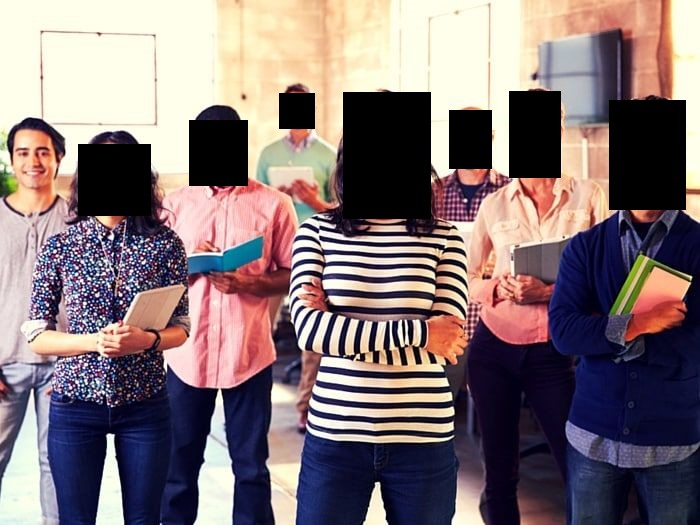
//> input picture Resources/personas1.jpg, 700 x 525 px
$ ./FaceRecognition   (built with g++ and OpenCV 4)
//> lines starting //> are read from the running program, lines starting //| are printed output that depends on the picture; after the words box and inside, x2 and y2 are one past the last pixel; in counts of white or black regions, pixels touching at a corner belong together
### Node.h
#ifndef Node_HEADER
#define Node_HEADER
#include "Identity.h"

class Node {

private:

	Identity* data;
	Node* next;
	Node* previous;

public:

	Node();

	Node(Identity* data);

	~Node();

	Identity* getData();

	Node* getNext();

	Node* getPrevious();

	void setData(Identity* data);

	void setNext(Node* next);

	void setPrevious(Node* previous);

};

#endif

### LinkedList.h
#ifndef LinkedList_HEADER
#define LinkedList_HEADER
#include <iostream>
#include "Node.h"

class LinkedList {

private:

	Node* first;
	int size;

public:

	LinkedList();

	~LinkedList();

	Node* getFirst();

	Identity* getX(int x);

	int getSize();

	bool isEmpty();

	bool add(Identity* identity);

	bool remove(int position);

};

#endif

### Identity.h
#ifndef Identity_HEADER
#define Identity_HEADER
#include <opencv2/opencv.hpp>
#include <string>

using cv::Mat;
using std::string;

class Identity {

private:

	Mat image;
	string label;

public:

	Identity();

	Identity(Mat image, string label);

	~Identity();

	Mat getImage();

	string getLabel();

	void setImage(Mat image);

	void setLabel(string label);

};

#endif

### LinkedList.cpp
#include <iostream>
#include "LinkedList.h"
#include "Node.h"

LinkedList::LinkedList() {

	this->first = nullptr;
	this->size = 0;

}

LinkedList::~LinkedList() {

}

// [131 lines left out: functions getFirst, getX, getSize, isEmpty, add, remove, not called in this run]

### FaceRecognition.cpp
#include <opencv2/opencv.hpp>
#include <vector>
#include <string>
#include <opencv2/opencv.hpp>
#include <vector>
#include <string>
#include <fstream>
#include "Identity.h"
#include "LinkedList.h"

// Components used
using cv::Mat;
using cv::waitKey;
using cv::CascadeClassifier;
using cv::COLOR_BGR2GRAY;
using cv::Size;
using cv::Rect;
using cv::Scalar;
using cv::Point;
using cv::imread;
using std::vector;
using std::string;
using std::cout;
using std::endl;
using std::stringstream;
using cv::imwrite;
using std::to_string;
using cv::putText;

int main() {


	// ---INITIALIZE COMPONENTS---
	vector<Mat> images(7);
	vector<string> labels(7);
	string filename;
	string name;
	string filenumber;

	LinkedList* list = new LinkedList();

	// Scale for data processing
	double scale = 1.5;

	// Pre-trained machine learning model to detect faces
	CascadeClassifier faceCascade;
	faceCascade.load("C:/opencv/build/etc/haarcascades/haarcascade_frontalface_alt.xml");

	// Open the image

	vector<string> paths(7);
	paths[0] = "Resources/personas1.jpg";
	paths[1] = "Resources/personas2.jpg";
	paths[2] = "Resources/personas3.jpg";
	paths[3] = "Resources/personas4.jpg";
	paths[4] = "Resources/personas5.jpg";
	paths[5] = "Resources/personas6.jpg";
	paths[6] = "Resources/personas7.jpg";

	// ---PROCESS AND SHOW FRAMES---

	for (int i = 0; i < paths.size(); i++) {

		// Matrix to store the image
		Mat frame = imread(paths[i]);
//> frame is the input picture: 525 rows x 700 cols, CV_8UC3; mean B, G, R 118.2, 116.2, 131.9

		// Matrix to store the image on gray-scale color
		Mat grayscale;

		//Matrix to store the face cropped
		Mat croppedFace;

		// Convert the color of 'frame' to gray-scale and store it in 'grayscale'
		cvtColor(frame, grayscale, COLOR_BGR2GRAY);
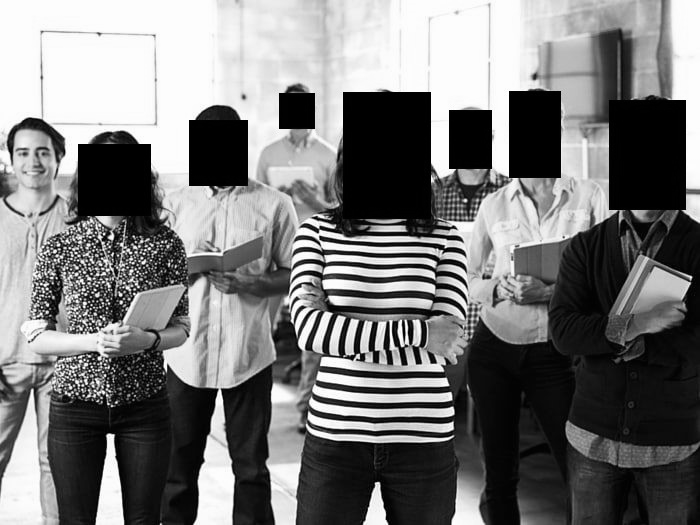
//> grayscale: 525 rows x 700 cols, CV_8UC1; min 0, max 255, mean 121.1
		// Resize the image to make the process more efficient
		resize(grayscale, grayscale, Size(grayscale.size().width / scale, grayscale.size().height / scale));
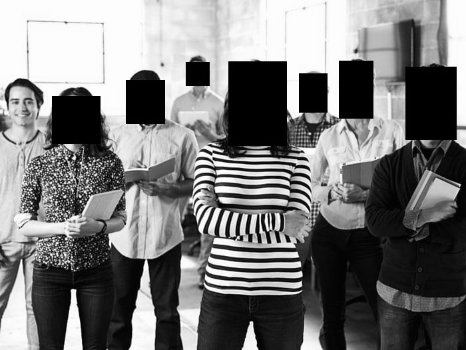
//> grayscale: 350 rows x 466 cols, CV_8UC1; min 0, max 254, mean 121.1

		// Vector to store the area of the detected face
		vector<Rect> faces;

		// Detect and store the face in 'faces' as a list of rectangles
		faceCascade.detectMultiScale(grayscale, faces, 1.02, 3);
//> faces = 1 Rect (x, y, width, height): [4, 87, 38, 38]

		for (int r = 0; r < faces.size(); r++) {

			int x = faces[r].x * scale;
			int y = faces[r].y * scale;
			int w = faces[r].width * scale;
			int h = faces[r].height * scale;

			croppedFace = frame(Rect(x, y, w, h));

			images[r] = croppedFace;

			filenumber = to_string(r);
			labels[r] = filenumber;

			stringstream ssfn;
			filename = "Resources\\Faces\\";
			ssfn << filename.c_str() << name << filenumber << ".jpg";
			filename = ssfn.str();
			imwrite(filename, croppedFace);

		}
//> this loop made 1 pass
//> (x, y, w, h) on pass 1: (6, 130, 57, 57)
//> pass 1, `croppedFace = frame(Rect(x, y, w, h));`:
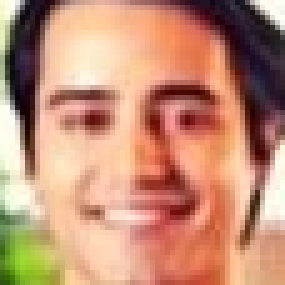
//> croppedFace: 57 rows x 57 cols, CV_8UC3 (shown 5 times larger); mean B, G, R 117.4, 143.1, 195.1

		// For every rectangle in the face region
		for (Rect area : faces) {

			// Set the color to use (red)
			Scalar drawColor = Scalar(0, 0, 255);

			// Draws a rectangle around the area detected as a face
			rectangle(frame,
				Point(cvRound(area.x * scale), cvRound(area.y * scale)),
				Point(cvRound((area.x + area.width - 1) * scale), cvRound((area.y + area.height - 1) * scale)),
				drawColor, 2);

		}
//> this loop made 1 pass
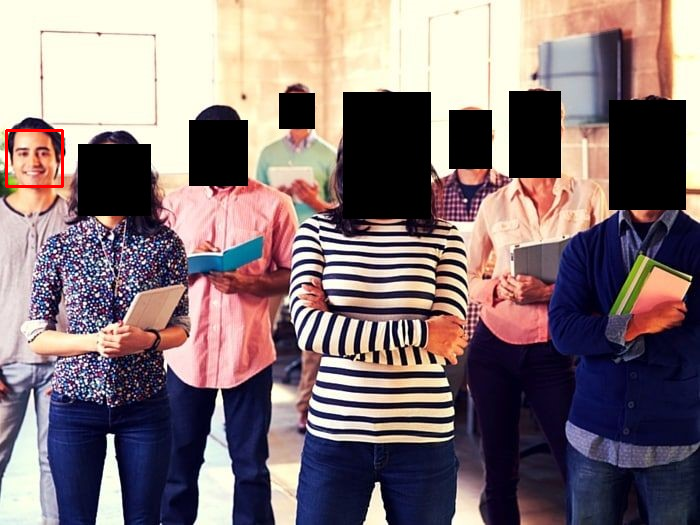
//> frame: 525 rows x 700 cols, CV_8UC3; 0.18% of pixels changed, all inside (x1, y1, x2, y2) = (5, 129, 64, 188)

		//Mat face = list->getX(i)->getImage();
		//string label = list->getX(i)->getLabel();

		//imshow("Face", images[i]);


		// Shows the frame in a windows
		imshow("Frame", frame);
		waitKey(1);


	}
//> pass 2 of the loop `for (int i = 0; i < paths.size(); i++)`:
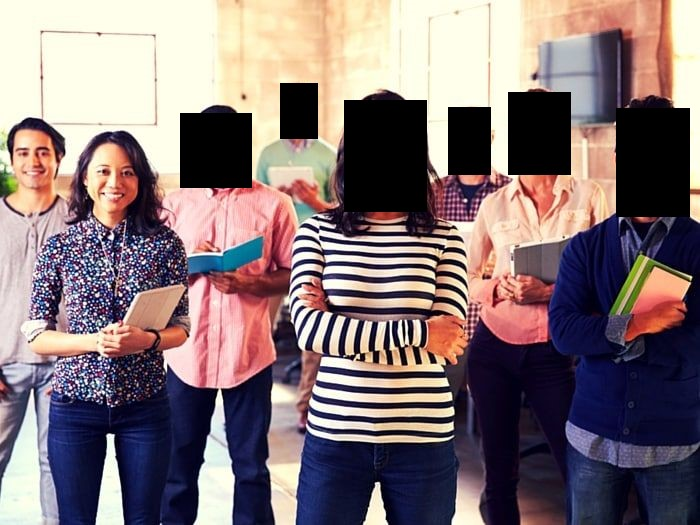
//> input picture Resources/personas2.jpg, 700 x 525 px
//> frame is the input picture: 525 rows x 700 cols, CV_8UC3; mean B, G, R 118.6, 116.6, 132.8
//> `resize(grayscale, grayscale, Size(grayscale.size().width / scale, gray..`:
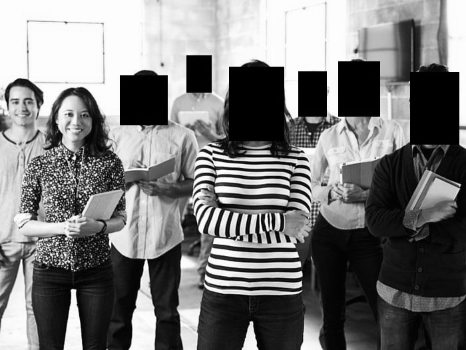
//> grayscale: 350 rows x 466 cols, CV_8UC1; min 0, max 254, mean 121.6
//> faces = 2 Rects (x, y, width, height): [4, 87, 38, 38], [54, 98, 43, 43]
//> the loop `for (int r = 0; r < faces.size(); r++)` made 2 passes
//> (x, y, w, h) on passes 1 to 2: (6, 130, 57, 57), (81, 147, 64, 64)
//> the loop `for (Rect area : faces)` made 2 passes
//> after the loop `for (Rect area : faces)`:
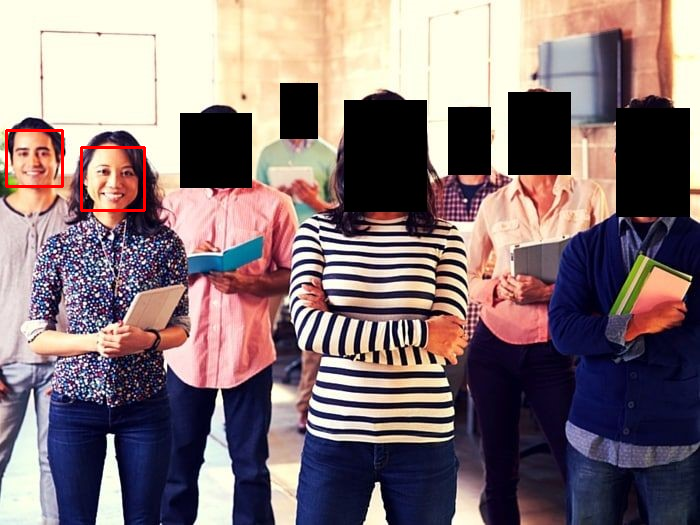
//> frame: 525 rows x 700 cols, CV_8UC3; 0.39% of pixels changed, all inside (x1, y1, x2, y2) = (5, 129, 146, 212)
//> pass 3 of the loop `for (int i = 0; i < paths.size(); i++)`:
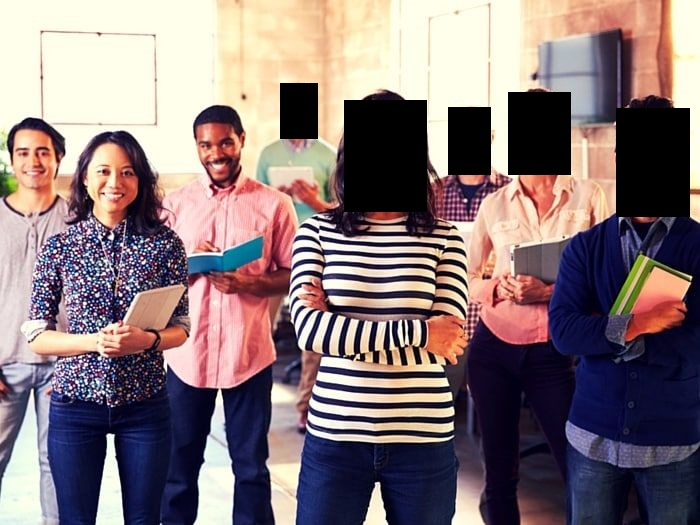
//> input picture Resources/personas3.jpg, 700 x 525 px
//> frame is the input picture: 525 rows x 700 cols, CV_8UC3; mean B, G, R 120.5, 118.7, 135.6
//> `resize(grayscale, grayscale, Size(grayscale.size().width / scale, gray..`:
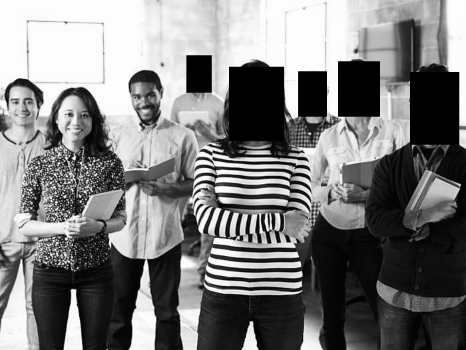
//> grayscale: 350 rows x 466 cols, CV_8UC1; min 0, max 254, mean 123.9
//> faces = 3 Rects (x, y, width, height): [4, 87, 38, 38], [124, 81, 40, 40], [54, 98, 43, 43]
//> the loop `for (int r = 0; r < faces.size(); r++)` made 3 passes
//> (x, y, w, h) on passes 1 to 3: (6, 130, 57, 57), (186, 121, 60, 60), (81, 147, 64, 64)
//> the loop `for (Rect area : faces)` made 3 passes
//> after the loop `for (Rect area : faces)`:
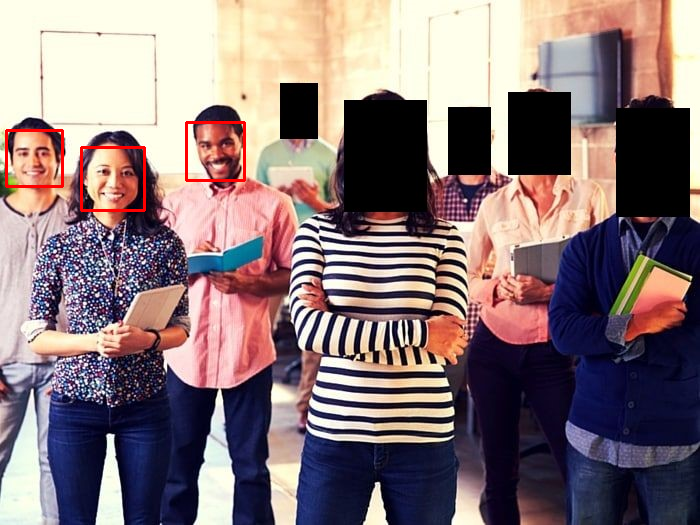
//> frame: 525 rows x 700 cols, CV_8UC3; 0.57% of pixels changed, all inside (x1, y1, x2, y2) = (5, 121, 246, 212)
//> (the run ends here: the program stops with an error, at `cvtColor(frame, grayscale, COLOR_BGR2GRAY);`)
